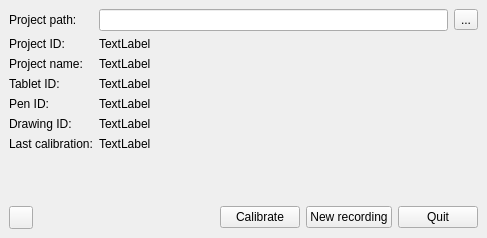
<?xml version="1.0" encoding="UTF-8"?>
<ui version="4.0">
 <class>mainWindow</class>
 <widget class="QMainWindow" name="mainWindow">
  <property name="geometry">
   <rect>
    <x>0</x>
    <y>0</y>
    <width>487</width>
    <height>238</height>
   </rect>
  </property>
  <property name="minimumSize">
   <size>
    <width>361</width>
    <height>238</height>
   </size>
  </property>
  <property name="windowTitle">
   <string>Drawing recorder</string>
  </property>
  <property name="animated">
   <bool>false</bool>
  </property>
  <widget class="QWidget" name="centralwidget">
   <layout class="QFormLayout" name="formLayout">
    <property name="fieldGrowthPolicy">
     <enum>QFormLayout::AllNonFixedFieldsGrow</enum>
    </property>
    <item row="0" column="0">
     <widget class="QLabel" name="label">
      <property name="text">
       <string>Project path:</string>
      </property>
      <property name="buddy">
       <cstring>proj_path</cstring>
      </property>
     </widget>
    </item>
    <item row="0" column="1">
     <layout class="QHBoxLayout" name="horizontalLayout">
      <item>
       <widget class="QLineEdit" name="proj_path"/>
      </item>
      <item>
       <widget class="QToolButton" name="proj_path_btn">
        <property name="text">
         <string>...</string>
        </property>
       </widget>
      </item>
     </layout>
    </item>
    <item row="1" column="0">
     <widget class="QLabel" name="label_4">
      <property name="text">
       <string>Project ID:</string>
      </property>
     </widget>
    </item>
    <item row="1" column="1">
     <widget class="QLabel" name="proj_id">
      <property name="text">
       <string>TextLabel</string>
      </property>
      <property name="textInteractionFlags">
       <set>Qt::LinksAccessibleByMouse|Qt::TextSelectableByMouse</set>
      </property>
     </widget>
    </item>
    <item row="2" column="0">
     <widget class="QLabel" name="label_3">
      <property name="text">
       <string>Project name:</string>
      </property>
     </widget>
    </item>
    <item row="2" column="1">
     <widget class="QLabel" name="proj_name">
      <property name="text">
       <string>TextLabel</string>
      </property>
      <property name="textInteractionFlags">
       <set>Qt::LinksAccessibleByMouse|Qt::TextSelectableByMouse</set>
      </property>
     </widget>
    </item>
    <item row="3" column="0">
     <widget class="QLabel" name="tabletIDLabel">
      <property name="text">
       <string>Tablet ID:</string>
      </property>
     </widget>
    </item>
    <item row="3" column="1">
     <widget class="QLabel" name="tablet_id">
      <property name="text">
       <string>TextLabel</string>
      </property>
      <property name="textInteractionFlags">
       <set>Qt::LinksAccessibleByMouse|Qt::TextSelectableByMouse</set>
      </property>
     </widget>
    </item>
    <item row="4" column="0">
     <widget class="QLabel" name="tabletIDLabel_2">
      <property name="text">
       <string>Pen ID:</string>
      </property>
     </widget>
    </item>
    <item row="4" column="1">
     <widget class="QLabel" name="stylus_id">
      <property name="text">
       <string>TextLabel</string>
      </property>
      <property name="textInteractionFlags">
       <set>Qt::LinksAccessibleByMouse|Qt::TextSelectableByMouse</set>
      </property>
     </widget>
    </item>
    <item row="5" column="0">
     <widget class="QLabel" name="label_2">
      <property name="text">
       <string>Drawing ID:</string>
      </property>
     </widget>
    </item>
    <item row="5" column="1">
     <widget class="QLabel" name="drawing_id">
      <property name="text">
       <string>TextLabel</string>
      </property>
      <property name="textInteractionFlags">
       <set>Qt::LinksAccessibleByMouse|Qt::TextSelectableByMouse</set>
      </property>
     </widget>
    </item>
    <item row="6" column="0">
     <widget class="QLabel" name="lastCalibrationLabel">
      <property name="text">
       <string>Last calibration:</string>
      </property>
     </widget>
    </item>
    <item row="6" column="1">
     <widget class="QLabel" name="last_calibration">
      <property name="text">
       <string>TextLabel</string>
      </property>
      <property name="textInteractionFlags">
       <set>Qt::LinksAccessibleByMouse|Qt::TextSelectableByMouse</set>
      </property>
     </widget>
    </item>
    <item row="8" column="0" colspan="2">
     <layout class="QHBoxLayout" name="horizontalLayout_2">
      <item>
       <widget class="QToolButton" name="info">
        <property name="toolTip">
         <string>Information</string>
        </property>
        <property name="icon">
         <iconset>
          <normaloff>../icons/24x24/info.png</normaloff>../icons/24x24/info.png</iconset>
        </property>
       </widget>
      </item>
      <item>
       <spacer name="horizontalSpacer">
        <property name="orientation">
         <enum>Qt::Horizontal</enum>
        </property>
        <property name="sizeHint" stdset="0">
         <size>
          <width>40</width>
          <height>20</height>
         </size>
        </property>
       </spacer>
      </item>
      <item>
       <widget class="QPushButton" name="calibrate">
        <property name="text">
         <string>Calibrate</string>
        </property>
       </widget>
      </item>
      <item>
       <widget class="QPushButton" name="new_recording">
        <property name="enabled">
         <bool>true</bool>
        </property>
        <property name="text">
         <string>New recording</string>
        </property>
       </widget>
      </item>
      <item>
       <widget class="QPushButton" name="pushButton">
        <property name="text">
         <string>Quit</string>
        </property>
       </widget>
      </item>
     </layout>
    </item>
    <item row="7" column="0">
     <spacer name="verticalSpacer">
      <property name="orientation">
       <enum>Qt::Vertical</enum>
      </property>
      <property name="sizeType">
       <enum>QSizePolicy::Expanding</enum>
      </property>
      <property name="sizeHint" stdset="0">
       <size>
        <width>20</width>
        <height>16777215</height>
       </size>
      </property>
     </spacer>
    </item>
   </layout>
  </widget>
 </widget>
 <tabstops>
  <tabstop>proj_path</tabstop>
  <tabstop>proj_path_btn</tabstop>
  <tabstop>calibrate</tabstop>
  <tabstop>new_recording</tabstop>
  <tabstop>pushButton</tabstop>
 </tabstops>
 <resources/>
 <connections>
  <connection>
   <sender>pushButton</sender>
   <signal>clicked()</signal>
   <receiver>mainWindow</receiver>
   <slot>close()</slot>
   <hints>
    <hint type="sourcelabel">
     <x>460</x>
     <y>192</y>
    </hint>
    <hint type="destinationlabel">
     <x>13</x>
     <y>0</y>
    </hint>
   </hints>
  </connection>
 </connections>
</ui>
